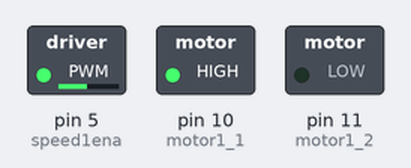
A sketch run on a simulated Arduino Uno, built with avr-gcc and run on an emulated ATmega328P. On the bench: switched loads named in the sketch (green lamp = pin HIGH).

Above: at 0.1 s.
Timing chart, 0 to 1.6 s (numbered marks = the images above):
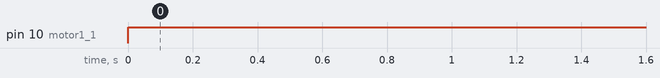

The sketch:

H-bridge_first_prototype.ino
```cpp
// بسم الله الرحمن الرحيم
// تحت اشراف بشمهندس يوسف
// تم بحمد الله تعالي كتابة الكود التالي

#define speed1ena 5
#define speed2ena 6

#define motor1_1 10
#define motor1_2 11

#define motor2_1 1
#define motor2_2 2


void setup() {
  //input1 pin for motor 1
  pinMode(motor1_1, OUTPUT);

  //input2 pin for motor 1
  pinMode(motor1_2, OUTPUT);

  //analog output signal pin for motor 1
  pinMode(speed1ena, OUTPUT);
  analogWrite(speed1ena,120);  //can be from 0 to 255

}

void loop() {
  //motor 1 to rotate in a direction
  digitalWrite(motor1_1, HIGH);
  digitalWrite(motor1_2, LOW);
  delay(5000);

  //reverse the motor direction
  /*digitalWrite(motor1_1, LOW);
  digitalWrite(motor1_2, HIGH);
  delay(5000);
*/
 //analogWrite(9, 90);
}
```

Measured:
- by itself, pin 10 (motor1_1): LOW → HIGH at 0.00 s
